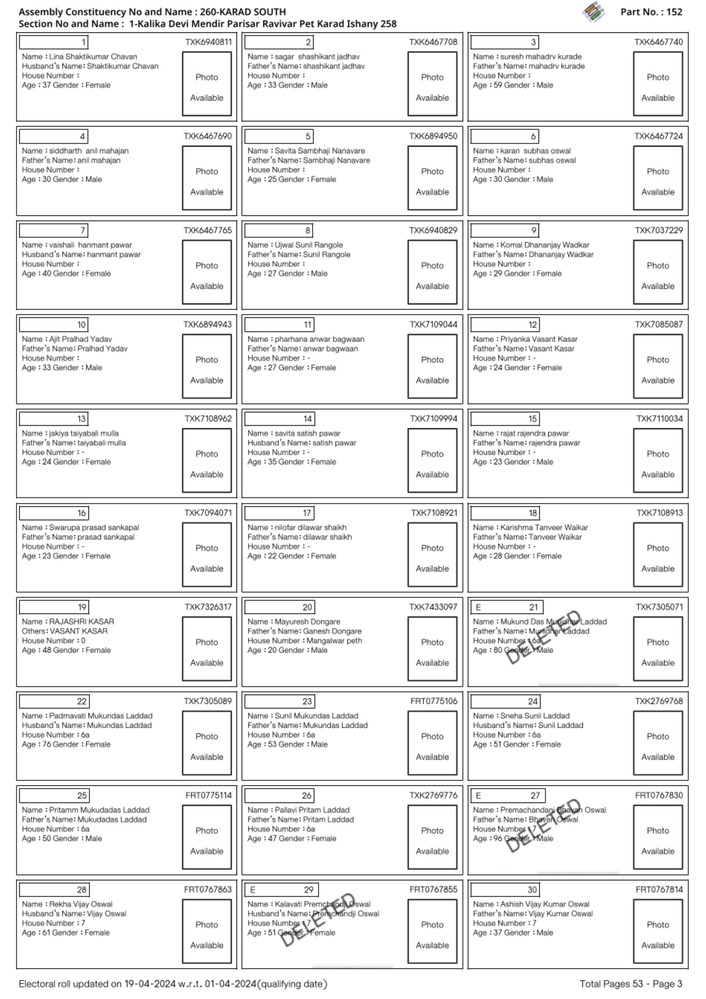
#> input picture data/page_1.png, 706 x 999 px, shrunk from 2480 x 3509 before the run; its folder holds only this picture in this run
$ jupyter execute --allow-errors main.ipynb
#> lines starting #> are read from the running program, lines starting #| are printed output that depends on the picture; after the words box and inside, x2 and y2 are one past the last pixel; in counts of white or black regions, pixels touching at a corner belong together
##### Testing to directly extract data from pdf , which did not gived good result

[cell 1]
import pdfplumber
import pandas as pd

# Path to the PDF file
pdf_file_path = "sample.pdf"

# List to hold extracted data
data = []

# Function to process text blocks
# [17 lines left out: function process_text_block, not called in this run]

# Open the PDF file
#> (the rest of this cell did not finish here and is left out)

#> (a cell that did not finish here is left out)

## Converting PDF Pages to Images

[cell 3]
from pdf2image import convert_from_path

# Path to the PDF file
pdf_file_path = "sample.pdf"

# Convert PDF to a list of images (one image per page)
#> (the rest of this cell did not finish here and is left out)

[cell 4]
import pytesseract
from PIL import Image
import pandas as pd

# Function to extract text from image
def extract_text(image_path):
#> called with image_path = 'data/page_1.png'
    img = Image.open(image_path)
#> img is the input picture: PIL image 706x999 RGB; mean R, G, B 236.1, 236.1, 236.1
    text = pytesseract.image_to_string(img)
    return text

# Function to parse text and create dataframe
# [21 lines left out: function parse_text, not called in this run]

# Main process
image_path = 'data/page_1.png'
#> (the rest of this cell did not finish here and is left out)

# Main Code

#### Importing all necessary libraries

[cell 5]
import cv2
import numpy as np
import pytesseract
from PIL import Image
import pandas as pd
import re
from scipy.ndimage import sobel

### Function to sort contours in a particular order (left-to-right, top-to-bottom, etc.)

[cell 6]
def sort_contours(cnts, method="left-to-right"):
    reverse = False
    i = 0
    if method == "right-to-left" or method == "bottom-to-top":
        reverse = True
    if method == "top-to-bottom" or method == "bottom-to-top":
        i = 1
    boundingBoxes = [cv2.boundingRect(c) for c in cnts]
    (cnts, boundingBoxes) = zip(*sorted(zip(cnts, boundingBoxes),
        key=lambda b:b[1][i], reverse=reverse))
    return (cnts, boundingBoxes)

### Function to detect blocks in the image

[cell 7]
def get_blocks(image_path):
#> called with image_path = 'data/page_1.png'
    image = cv2.imread(image_path)
    gray = cv2.cvtColor(image, cv2.COLOR_BGR2GRAY)

    # Improved preprocessing with GaussianBlur and thresholding
    gray = cv2.GaussianBlur(gray, (3, 3), 0)
    thresh = cv2.threshold(gray, 0, 255, cv2.THRESH_BINARY_INV + cv2.THRESH_OTSU)[1]
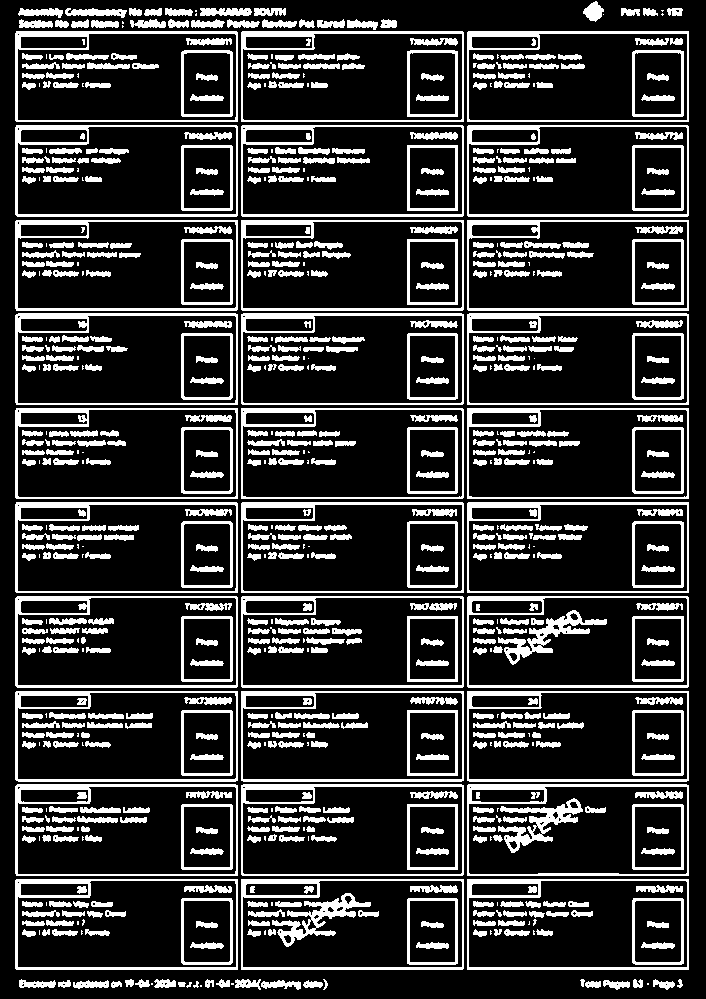
#> thresh: shape (999, 706); 21.2% white; 788 white regions (142 under 20 px), largest, box (x1, y1, x2, y2) and area: (15, 879, 238, 970) 2045, (15, 125, 238, 217) 2024, (15, 596, 238, 688) 2019

    # Dilation to emphasize the text
    kernel = np.ones((3,3),np.uint8)
    thresh = cv2.dilate(thresh, kernel, iterations=1)
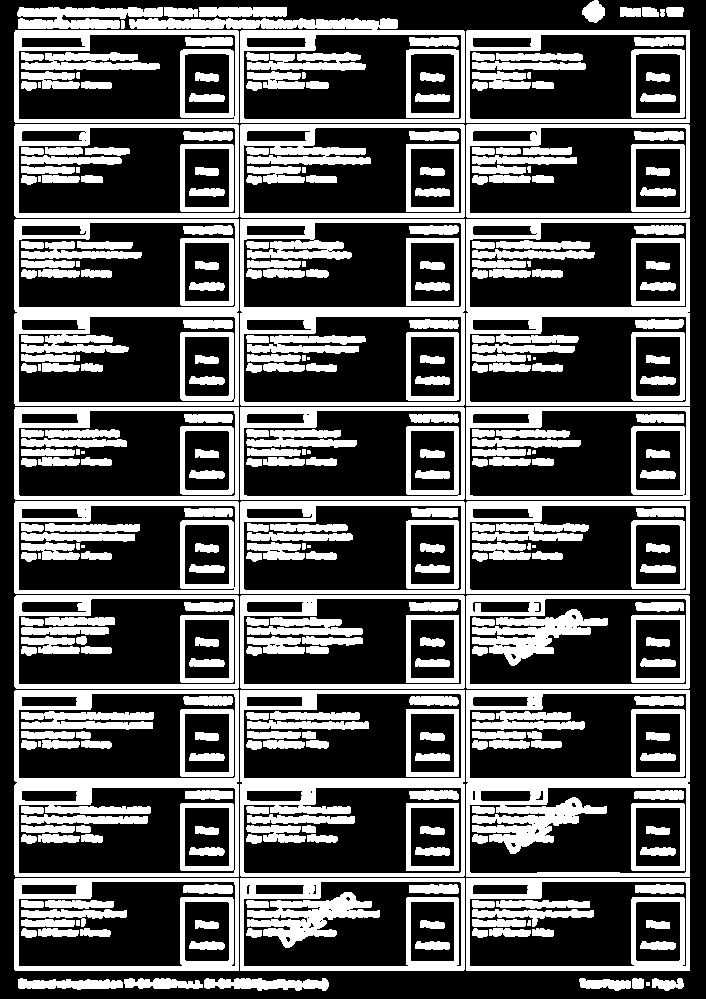
#> thresh: shape (999, 706); 36% white; 362 white regions (13 under 20 px)

    cnts = cv2.findContours(thresh, cv2.RETR_EXTERNAL, cv2.CHAIN_APPROX_SIMPLE)
#> cnts = 40 contours, 1 with area under 20; largest, box (x1, y1, x2, y2) and area: (240, 219, 465, 406) 41656, (240, 690, 465, 877) 41653, (14, 219, 239, 406) 41652, (14, 690, 239, 877) 41650, (466, 219, 690, 406) 41472
    cnts = cnts[0] if len(cnts) == 2 else cnts[1]

    (cnts, _) = sort_contours(cnts, method="top-to-bottom")
#> in sort_contours, `boundingBoxes = [cv2.boundingRect(c) for c in cnts]`: boundingBoxes = 40 items, first 6: (646, 982, 4, 4), (652, 978, 32, 13), (632, 978, 12, 11), (579, 978, 52, 13), (204, 978, 125, 13), (124, 978, 79, 11)
#> in sort_contours, `(cnts, boundingBoxes) = zip(*sorted(zip(cnts, boundingBoxes), key=lamb..`: boundingBoxes = 40 items, first 6: (582, 0, 23, 23), (666, 7, 18, 10), (642, 7, 17, 10), (620, 7, 21, 10), (199, 7, 88, 10), (164, 7, 34, 10)

    blocks = []
    for c in cnts:
        x, y, w, h = cv2.boundingRect(c)
        if w > 100 and h > 100:  # Adjust these values based on your image
            blocks.append((x, y, x+w, y+h))
#> this loop made 40 passes
#> (x, y, w, h) on passes 1 to 12: (582, 0, 23, 23), (666, 7, 18, 10), (642, 7, 17, 10), (620, 7, 21, 10), (199, 7, 88, 10), (164, 7, 34, 10), (17, 7, 146, 22), (660, 9, 5, 8), (129, 18, 336, 105), (121, 20, 4, 9), (466, 30, 224, 93), (14, 30, 225, 93)
#> (c, x, y, w, h) on passes 19, 31, 40: ([[466, 407], [466, 499], [689, 499], [689, 407]], 466, 407, 224, 93), ([[466, 878], [466, 970], [689, 970], [689, 878]], 466, 878, 224, 93), ([[646, 982], [646, 985], [649, 985], [649, 982]], 646, 982, 4, 4)
#> after the loop, blocks = [(129, 18, 465, 123), (466, 219, 690, 406), (240, 219, 465, 406), (14, 219, 239, 406), (466, 690, 690, 877), (240, 690, 465, 877), (14, 690, 239, 877)]

    blocks.sort(key=lambda b: (b[1] // 100, b[0]))  # Sort by row then column
    return blocks, image

### Function to extract the EPIC number from a specific region in the block

[cell 8]
# [31 lines left out: function extract_epic_no, not called in this run]

### Function to check for "DELETED" watermark in the block using gradients

[cell 9]
def check_deleted_watermark(image, block):
    x1, y1, x2, y2 = block
    roi = image[y1:y2, x1:x2]

    # Convert ROI to grayscale
    gray = cv2.cvtColor(roi, cv2.COLOR_BGR2GRAY)
    thresh = cv2.threshold(gray, 150, 255, cv2.THRESH_BINARY_INV + cv2.THRESH_OTSU)[1]

    # Use psm 6 for block of text detection
    custom_config = r'--oem 3 --psm 6'
    text = pytesseract.image_to_string(thresh, config=custom_config)

    # Check if the "DELETED" watermark is present in the block text
    if "DELETED" in text.upper():
        return True

    return False

### Function to extract text from the identified block

[cell 10]
# [16 lines left out: function extract_text_from_block, not called in this run]

### Function to extract the EPIC number from a specific region in the block

[cell 11]
# [31 lines left out: function extract_epic_no, not called in this run]

### Function to parse and clean the extracted text

[cell 12]
# [26 lines left out: function parse_block_text, not called in this run]

## Final Computation

[cell 13]
# Main processing function
# [30 lines left out: function process_image, not called in this run]


# Main process to handle multiple images
def process_multiple_images(image_paths):
    combined_data = []
    counter = 1
    for image_path in image_paths:
        # print(f"Processing {image_path}...")
        blocks, image = get_blocks(image_path)
#> blocks = [(129, 18, 465, 123), (14, 219, 239, 406), (240, 219, 465, 406), (466, 219, 690, 406), (14, 690, 239, 877), (240, 690, 465, 877), (466, 690, 690, 877)]
        for block in blocks:
            # Check if the block contains the "DELETED" watermark
            if check_deleted_watermark(image, block):
                print(f"Block {counter} skipped due to DELETED watermark.")
                continue

            block_text = extract_text_from_block(image, block)
            epic_no = extract_epic_no(image, block, block_text)

            # Ensure that EPIC No detected is in the correct format and location
            if len(epic_no) == 0:
                # In epic number store block_text part before name
                epic_no = block_text.split("Name")[0].strip()
                # Remove extra white space in between
                epic_no = " ".join(epic_no.split())

            parsed_data = parse_block_text(block_text, epic_no, counter)
            if parsed_data[1]:  # Only add if name is not empty
                combined_data.append(parsed_data)
                counter += 1
#> this loop made 1 pass
#> (x1 in check_deleted_watermark, y1 in check_deleted_watermark, x2 in check_deleted_watermark, y2 in check_deleted_watermark, custom_config in check_deleted_watermark) on pass 1: (129, 18, 465, 123, '--oem 3 --psm 6')
#> pass 1, in check_deleted_watermark, `roi = image[y1:y2, x1:x2]`:
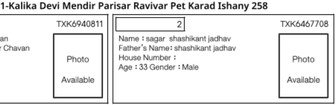
#> roi: shape (105, 336, 3); min 0, max 255, mean 232.8
#> pass 1, in check_deleted_watermark, `thresh = cv2.threshold(gray, 150, 255, cv2.THRESH_BINARY_INV + cv2.THR..`:
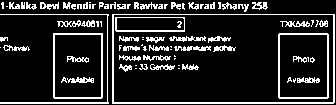
#> thresh: shape (105, 336); 15.4% white in thin lines or dots
#> after the loop, combined_data = []; counter = 1

    df = pd.DataFrame(combined_data, columns=['S.No', 'Voter Full Name', 'Relative\'s Name', 'Relation Type', 'Age', 'Gender', 'House No', 'EPIC No'])
    return df

# List of images to process
image_paths = ['data/page_1.png', 'data/page_2.png']

# Process images and save combined results
#> (the rest of this cell did not finish here and is left out)
